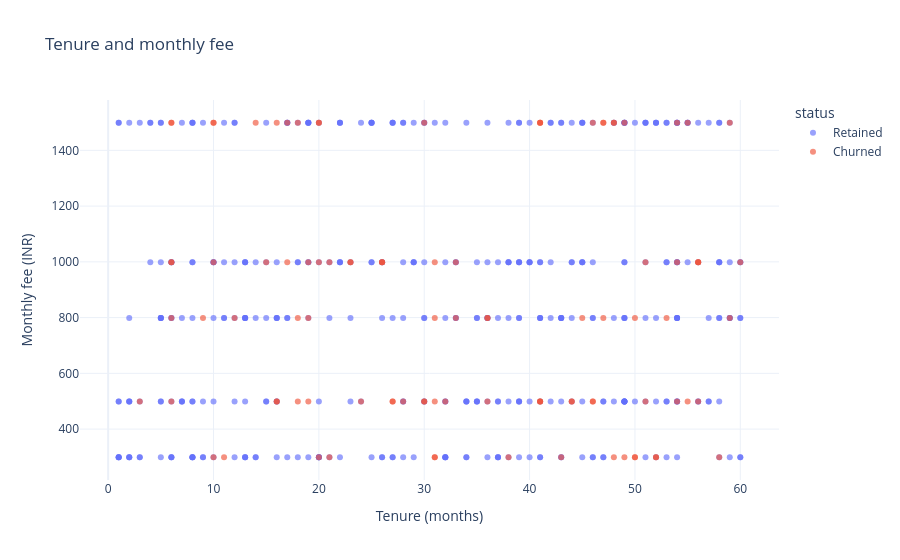

Here is the notebook cell this chart was saved with:
### Markdown cell above
**Interpretation and reasoning**

Bar height is a percentage, not total customers or fees. The live figure supplies customer counts on hover, and the earlier table prints them. This identifies a segment for investigation, not the effect of moving someone to another contract.

### Step 15 - Plot customers in tenure and fee space

**Question:** Do the statuses occupy different parts of tenure and fee space?

### Code cell
fig = px.scatter(
    filtered,  # Individual customer rows, not aggregated contracts.
    x="tenure_months", y="monthly_fee", color="status",
    hover_data=["customer_id", "contract", "satisfaction_score"],
    opacity=0.65,  # Help reveal overlap.
    title="Tenure and monthly fee",
    labels={"tenure_months": "Tenure (months)", "monthly_fee": "Monthly fee (INR)"},
)
fig.update_layout(template="plotly_white")
# Render this figure directly in the notebook output.
display(fig)

### Figure 1 — Plotly figure (JSON) as saved in the notebook; plotly's stock layout.template omitted (floating-point values rounded to 4 significant figures; data arrays with more than 128 entries replaced by an {"elided": "..."} marker saying what was removed)
{"data": [{"customdata": {"elided": "381x3 mixed values"}, "hovertemplate": "status=Retained<br>Tenure (months)=%{x}<br>Monthly fee (INR)=%{y}<br>customer_id=%{customdata[0]}<br>contract=%{customdata[1]}<br>satisfaction_score=%{customdata[2]}<extra></extra>", "legendgroup": "Retained", "marker": {"color": "#636efa", "opacity": 0.65, "symbol": "circle"}, "mode": "markers", "name": "Retained", "orientation": "v", "showlegend": true, "type": "scatter", "x": {"elided": "381 int values"}, "xaxis": "x", "y": {"elided": "381 int values"}, "yaxis": "y"}, {"customdata": {"elided": "99x3 mixed values"}, "hovertemplate": "status=Churned<br>Tenure (months)=%{x}<br>Monthly fee (INR)=%{y}<br>customer_id=%{customdata[0]}<br>contract=%{customdata[1]}<br>satisfaction_score=%{customdata[2]}<extra></extra>", "legendgroup": "Churned", "marker": {"color": "#EF553B", "opacity": 0.65, "symbol": "circle"}, "mode": "markers", "name": "Churned", "orientation": "v", "showlegend": true, "type": "scatter", "x": [27, 27, 26, 6, 46, 47, 58, 20, 21, 10, 16, 48, 55, 41, 54, 10, 56, 41, 50, 28, 26, 44, 44, 31, 33, 56, 49, 23, 10, 18, 59, 17, 54, 51, 31, 51, 48, 6, 50, 49, 48, 59, 32, 31, 56, 56, 41, 31, 41, 54, 6, 20, 18, 6, 14, 20, 3, 52, 21, 17, 36, 47, 46, 26, 20, 19, 6, 12, 16, 15, 43, 38, 6, 41, 30, 18, 31, 55, 52, 9, 10, 60, 23, 30, 47, 19, 53, 46, 50, 16, 30, 45, 33, 24, 41, 36, 36, 11, 19], "xaxis": "x", "y": [499, 499, 999, 1499, 499, 1499, 299, 999, 299, 999, 499, 299, 1499, 499, 1499, 1499, 499, 499, 799, 499, 999, 499, 499, 299, 999, 999, 299, 999, 299, 1499, 799, 999, 499, 999, 999, 499, 1499, 1499, 299, 1499, 1499, 1499, 499, 499, 999, 999, 1499, 799, 1499, 999, 799, 299, 499, 499, 1499, 1499, 499, 299, 999, 1499, 499, 799, 499, 999, 1499, 799, 999, 799, 1499, 999, 299, 299, 999, 499, 1499, 799, 299, 499, 299, 799, 1499, 999, 999, 499, 1499, 499, 799, 1499, 299, 499, 499, 799, 799, 499, 1499, 799, 799, 299, 999], "yaxis": "y"}], "layout": {"legend": {"title": {"text": "status"}, "tracegroupgap": 0}, "title": {"text": "Tenure and monthly fee"}, "xaxis": {"anchor": "y", "domain": [0.0, 1.0], "title": {"text": "Tenure (months)"}}, "yaxis": {"anchor": "x", "domain": [0.0, 1.0], "title": {"text": "Monthly fee (INR)"}}}}
